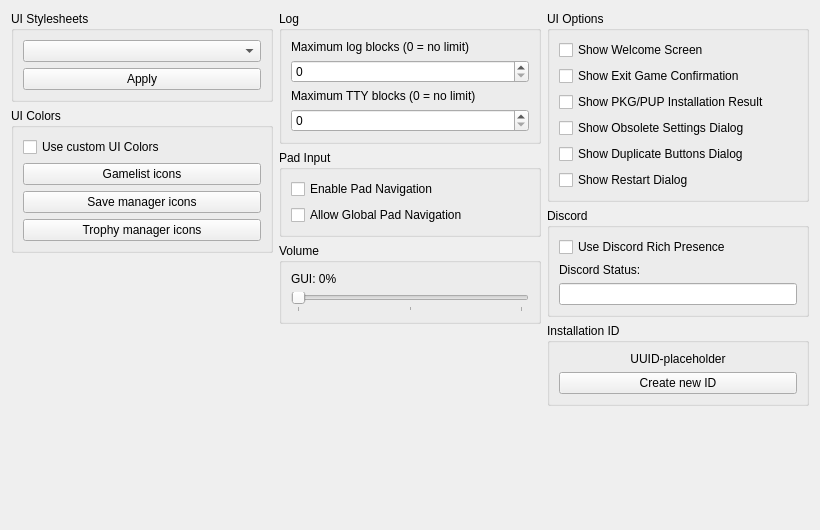
         <widget class="QWidget" name="guiTabScrollContents">
          <property name="geometry">
           <rect>
            <x>0</x>
            <y>0</y>
            <width>820</width>
            <height>530</height>
           </rect>
          </property>
          <layout class="QVBoxLayout" name="guiTabScrollContentsLayout">
           <item>
            <layout class="QHBoxLayout" name="guiTabLayout" stretch="1,1,1">
             <item>
              <layout class="QVBoxLayout" name="guiTabLayoutLeft">
               <item>
                <widget class="QGroupBox" name="gb_stylesheets">
                 <property name="title">
                  <string>UI Stylesheets</string>
                 </property>
                 <layout class="QVBoxLayout" name="gb_stylesheets_layout">
                  <item>
                   <widget class="QComboBox" name="combo_stylesheets"/>
                  </item>
                  <item>
                   <widget class="QPushButton" name="pb_apply_stylesheet">
                    <property name="text">
                     <string>Apply</string>
                    </property>
                   </widget>
                  </item>
                 </layout>
                </widget>
               </item>
               <item>
                <widget class="QGroupBox" name="gb_colors">
                 <property name="title">
                  <string>UI Colors</string>
                 </property>
                 <layout class="QVBoxLayout" name="gb_colors_layout">
                  <property name="leftMargin">
                   <number>9</number>
                  </property>
                  <property name="topMargin">
                   <number>9</number>
                  </property>
                  <property name="rightMargin">
                   <number>9</number>
                  </property>
                  <property name="bottomMargin">
                   <number>9</number>
                  </property>
                  <item>
                   <widget class="QCheckBox" name="cb_custom_colors">
                    <property name="text">
                     <string>Use custom UI Colors</string>
                    </property>
                   </widget>
                  </item>
                  <item>
                   <widget class="QPushButton" name="pb_gl_icon_color">
                    <property name="text">
                     <string>Gamelist icons</string>
                    </property>
                   </widget>
                  </item>
                  <item>
                   <widget class="QPushButton" name="pb_sd_icon_color">
                    <property name="text">
                     <string>Save manager icons</string>
                    </property>
                   </widget>
                  </item>
                  <item>
                   <widget class="QPushButton" name="pb_tr_icon_color">
                    <property name="text">
                     <string>Trophy manager icons</string>
                    </property>
                   </widget>
                  </item>
                 </layout>
                </widget>
               </item>
               <item>
                <spacer name="guiTabSpacerLeft">
                 <property name="orientation">
                  <enum>Qt::Orientation::Vertical</enum>
                 </property>
                 <property name="sizeType">
                  <enum>QSizePolicy::Policy::MinimumExpanding</enum>
                 </property>
                 <property name="sizeHint" stdset="0">
                  <size>
                   <width>0</width>
                   <height>0</height>
                  </size>
                 </property>
                </spacer>
               </item>
              </layout>
             </item>
             <item>
              <layout class="QVBoxLayout" name="guiTabLayoutMiddle">
               <item>
                <widget class="QGroupBox" name="gb_log">
                 <property name="title">
                  <string>Log</string>
                 </property>
                 <layout class="QVBoxLayout" name="gb_log_layout">
                  <item>
                   <widget class="QWidget" name="log_limit" native="true">
                    <property name="sizePolicy">
                     <sizepolicy hsizetype="Minimum" vsizetype="Minimum">
                      <horstretch>0</horstretch>
                      <verstretch>0</verstretch>
                     </sizepolicy>
                    </property>
                    <layout class="QVBoxLayout" name="layout_log_limit">
                     <property name="leftMargin">
                      <number>0</number>
                     </property>
                     <property name="topMargin">
                      <number>0</number>
                     </property>
                     <property name="rightMargin">
                      <number>0</number>
                     </property>
                     <property name="bottomMargin">
                      <number>0</number>
                     </property>
                     <item>
                      <widget class="QLabel" name="label_log_limit">
                       <property name="text">
                        <string>Maximum log blocks (0 = no limit)</string>
                       </property>
                      </widget>
                     </item>
                     <item>
                      <widget class="QSpinBox" name="spinbox_log_limit">
                       <property name="minimum">
                        <number>0</number>
                       </property>
                       <property name="maximum">
                        <number>999999999</number>
                       </property>
                      </widget>
                     </item>
                    </layout>
                   </widget>
                  </item>
                  <item>
                   <widget class="QWidget" name="tty_limit" native="true">
                    <layout class="QVBoxLayout" name="layout_tty_limit">
                     <property name="leftMargin">
                      <number>0</number>
                     </property>
                     <property name="topMargin">
                      <number>0</number>
                     </property>
                     <property name="rightMargin">
                      <number>0</number>
                     </property>
                     <property name="bottomMargin">
                      <number>0</number>
                     </property>
                     <item>
                      <widget class="QLabel" name="label_tty_limit">
                       <property name="text">
                        <string>Maximum TTY blocks (0 = no limit)</string>
                       </property>
                      </widget>
                     </item>
                     <item>
                      <widget class="QSpinBox" name="spinbox_tty_limit">
                       <property name="maximum">
                        <number>999999999</number>
                       </property>
                      </widget>
                     </item>
                    </layout>
                   </widget>
                  </item>
                 </layout>
                </widget>
               </item>
               <item>
                <widget class="QGroupBox" name="gb_gui_pad_input">
                 <property name="title">
                  <string>Pad Input</string>
                 </property>
                 <layout class="QVBoxLayout" name="gb_gui_pad_input_layout">
                  <item>
                   <widget class="QCheckBox" name="cb_pad_navigation">
                    <property name="text">
                     <string>Enable Pad Navigation</string>
                    </property>
                   </widget>
                  </item>
                  <item>
                   <widget class="QCheckBox" name="cb_global_pad_navigation">
                    <property name="text">
                     <string>Allow Global Pad Navigation</string>
                    </property>
                   </widget>
                  </item>
                 </layout>
                </widget>
               </item>
               <item>
                <widget class="QGroupBox" name="gb_gui_volume">
                 <property name="title">
                  <string>Volume</string>
                 </property>
                 <layout class="QVBoxLayout" name="gb_gui_volume_layout">
                  <item>
                   <widget class="QWidget" name="gui_volume" native="true">
                    <layout class="QVBoxLayout" name="layout_gui_volume">
                     <property name="leftMargin">
                      <number>0</number>
                     </property>
                     <property name="topMargin">
                      <number>0</number>
                     </property>
                     <property name="rightMargin">
                      <number>0</number>
                     </property>
                     <property name="bottomMargin">
                      <number>0</number>
                     </property>
                     <item>
                      <widget class="QLabel" name="guiVolumeLabel">
                       <property name="text">
                        <string>GUI: 0%</string>
                       </property>
                      </widget>
                     </item>
                     <item>
                      <widget class="QSlider" name="guiVolume">
                       <property name="maximum">
                        <number>100</number>
                       </property>
                       <property name="orientation">
                        <enum>Qt::Orientation::Horizontal</enum>
                       </property>
                       <property name="tickPosition">
                        <enum>QSlider::TickPosition::TicksBelow</enum>
                       </property>
                       <property name="tickInterval">
                        <number>50</number>
                       </property>
                      </widget>
                     </item>
                    </layout>
                   </widget>
                  </item>
                 </layout>
                </widget>
               </item>
               <item>
                <spacer name="guiTabSpacerMiddle">
                 <property name="orientation">
                  <enum>Qt::Orientation::Vertical</enum>
                 </property>
                 <property name="sizeType">
                  <enum>QSizePolicy::Policy::MinimumExpanding</enum>
                 </property>
                 <property name="sizeHint" stdset="0">
                  <size>
                   <width>0</width>
                   <height>0</height>
                  </size>
                 </property>
                </spacer>
               </item>
              </layout>
             </item>
             <item>
              <layout class="QVBoxLayout" name="guiTabLayoutRight">
               <item>
                <widget class="QGroupBox" name="gb_gui_options">
                 <property name="title">
                  <string>UI Options</string>
                 </property>
                 <layout class="QVBoxLayout" name="gb_gui_options_layout">
                  <item>
                   <widget class="QCheckBox" name="cb_show_welcome">
                    <property name="text">
                     <string>Show Welcome Screen</string>
                    </property>
                   </widget>
                  </item>
                  <item>
                   <widget class="QCheckBox" name="cb_show_exit_game">
                    <property name="text">
                     <string>Show Exit Game Confirmation</string>
                    </property>
                   </widget>
                  </item>
                  <item>
                   <widget class="QCheckBox" name="cb_show_pkg_install">
                    <property name="text">
                     <string>Show PKG/PUP Installation Result</string>
                    </property>
                   </widget>
                  </item>
                  <item>
                   <widget class="QCheckBox" name="cb_show_obsolete_cfg_dialog">
                    <property name="text">
                     <string>Show Obsolete Settings Dialog</string>
                    </property>
                   </widget>
                  </item>
                  <item>
                   <widget class="QCheckBox" name="cb_show_same_buttons_dialog">
                    <property name="text">
                     <string>Show Duplicate Buttons Dialog</string>
                    </property>
                   </widget>
                  </item>
                  <item>
                   <widget class="QCheckBox" name="cb_show_restart_hint">
                    <property name="text">
                     <string>Show Restart Dialog</string>
                    </property>
                   </widget>
                  </item>
                  <item>
                   <spacer name="guiTabSpacerRight">
                    <property name="orientation">
                     <enum>Qt::Orientation::Vertical</enum>
                    </property>
                    <property name="sizeType">
                     <enum>QSizePolicy::Policy::MinimumExpanding</enum>
                    </property>
                    <property name="sizeHint" stdset="0">
                     <size>
                      <width>0</width>
                      <height>0</height>
                     </size>
                    </property>
                   </spacer>
                  </item>
                 </layout>
                </widget>
               </item>
               <item>
                <widget class="QGroupBox" name="gb_discord">
                 <property name="title">
                  <string>Discord</string>
                 </property>
                 <layout class="QVBoxLayout" name="gb_discord_layout">
                  <item>
                   <widget class="QCheckBox" name="useRichPresence">
                    <property name="text">
                     <string>Use Discord Rich Presence</string>
                    </property>
                   </widget>
                  </item>
                  <item>
                   <widget class="QLabel" name="label_discordState">
                    <property name="text">
                     <string>Discord Status:</string>
                    </property>
                   </widget>
                  </item>
                  <item>
                   <widget class="QLineEdit" name="discordState">
                    <property name="sizePolicy">
                     <sizepolicy hsizetype="MinimumExpanding" vsizetype="Fixed">
                      <horstretch>0</horstretch>
                      <verstretch>0</verstretch>
                     </sizepolicy>
                    </property>
                    <property name="maxLength">
                     <number>128</number>
                    </property>
                   </widget>
                  </item>
                 </layout>
                </widget>
               </item>
               <item>
                <widget class="QGroupBox" name="gb_uuid">
                 <property name="title">
                  <string>Installation ID</string>
                 </property>
                 <layout class="QVBoxLayout" name="gb_uuid_layout">
                  <item>
                   <widget class="QLabel" name="label_uuid">
                    <property name="text">
                     <string>UUID-placeholder</string>
                    </property>
                    <property name="alignment">
                     <set>Qt::AlignmentFlag::AlignCenter</set>
                    </property>
                   </widget>
                  </item>
                  <item>
                   <widget class="QPushButton" name="pb_uuid">
                    <property name="text">
                     <string>Create new ID</string>
                    </property>
                   </widget>
                  </item>
                 </layout>
                </widget>
               </item>
              </layout>
             </item>
            </layout>
           </item>
           <item>
            <spacer name="guiTabSpacer">
             <property name="orientation">
              <enum>Qt::Orientation::Vertical</enum>
             </property>
             <property name="sizeType">
              <enum>QSizePolicy::Policy::MinimumExpanding</enum>
             </property>
             <property name="sizeHint" stdset="0">
              <size>
               <width>0</width>
               <height>0</height>
              </size>
             </property>
            </spacer>
           </item>
          </layout>
         </widget>
